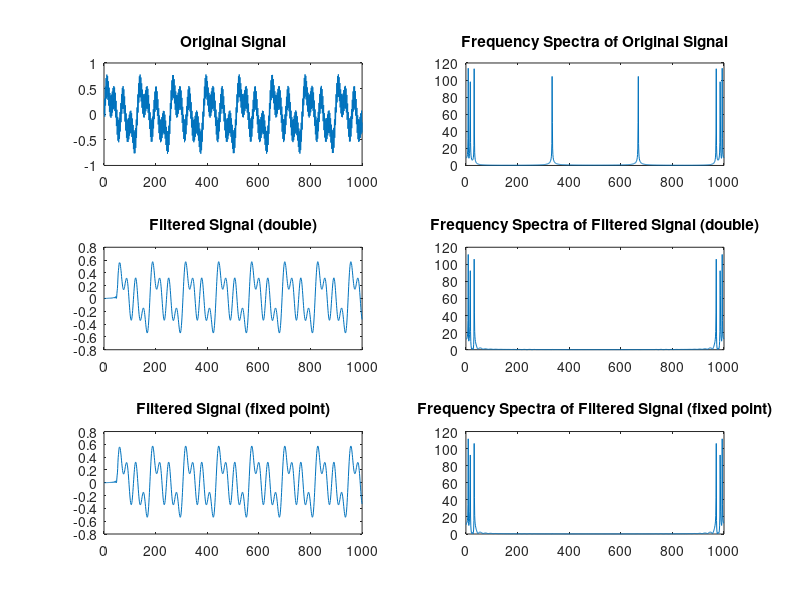

Here is the MATLAB script that generated this plot:
load input.txt
load output_double.txt
load output_fixed.txt
subplot(3,2,1);
plot(input);
title("Original Signal");
f=abs(fft(input));
subplot(3,2,2);
plot(f)
title("Frequency Spectra of Original Signal");
f=abs(fft(output_double));
subplot(3,2,3);
plot(output_double)
title("Filtered Signal (double)");
subplot(3,2,4);
plot(f)
title("Frequency Spectra of Filtered Signal (double)");
f=abs(fft(output_fixed));
subplot(3,2,5);
plot(output_fixed)
title("Filtered Signal (fixed point)");
subplot(3,2,6);
plot(f)
title("Frequency Spectra of Filtered Signal (fixed point)");

